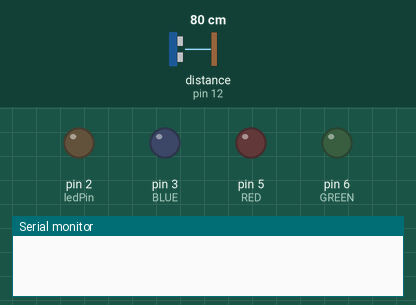
A sketch run on a simulated Arduino Uno, built with avr-gcc and run on an emulated ATmega328P. Shown: output pins drawn as LEDs (lit = HIGH), the last lines printed to the serial monitor. Dashed ring = blinking. The test bench sets the inputs (shaded band); at power-on: distance to the obstacle (sensor on pin 12) 80 cm. The echo pulse lasts 58.3 µs per cm.

Above: at 2.2 s.
2.3 s: distance to the obstacle (sensor on pin 12) set to 64 cm
3.8 s: distance to the obstacle (sensor on pin 12) set to 56 cm
At 6.7 s:
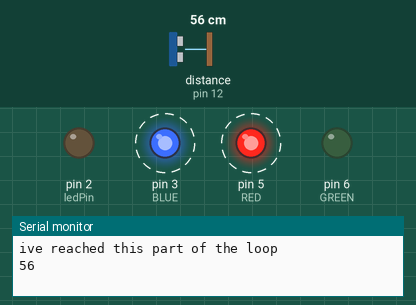
Timing chart, 0 to 12.8 s (numbered marks = the images above; inputs shaded):
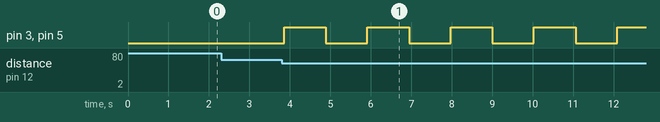

The sketch:

Room_Sensor.ino
```cpp
//www.elegoo.com
//2016.12.08
#include "SR04.h"
#define TRIG_PIN 12
#define ECHO_PIN 11
int ledPin = 2;
SR04 sr04 = SR04(ECHO_PIN,TRIG_PIN);
long a;
  boolean light;
  int cloc = 0;  int BLUE = 3;
  int GREEN = 6;
  int RED = 5;
  int redValue;
int greenValue;
int blueValue;


void setup() {
  pinMode(ledPin, OUTPUT);
   Serial.begin(9600);
   delay(1000);
      pinMode(RED, OUTPUT);
pinMode(GREEN, OUTPUT);
pinMode(BLUE, OUTPUT);
digitalWrite(RED, LOW);
digitalWrite(GREEN, LOW);
digitalWrite(BLUE, LOW);
}

void loop() {
  a=sr04.Distance();
    redValue = 0; // choose a value between 1 and 255 to change the color.
greenValue = 0;
blueValue = 0;
  if(a<60){
      redValue = 255; // choose a value between 1 and 255 to change the color.
greenValue = 255;
blueValue = 255;
     analogWrite(BLUE, redValue);
    analogWrite(RED,redValue);
    light = true;
    delay(1000);
    while(light){
      Serial.println("ive reached this part of the loop");
      a = sr04.Distance();
      cloc +=1;
      Serial.println(a);
      if(a<60||cloc>=10000){
        analogWrite(BLUE, 0);
    analogWrite(RED,0);
        light = false;
        delay(1000);
      }
    }
  }
}
```

Measured:
- the behaviour switches between 60 and 59 cm on distance to the obstacle (sensor on pin 12) (found by bisection; images 0 and 1)
- after the input at 2.3 s, every drawn part: stays the same
- after the input at 3.8 s, pin 3 (BLUE), pin 5 (RED): alternates HIGH for 1.0 s and LOW for 1.0 s, starting after 0.06 s
